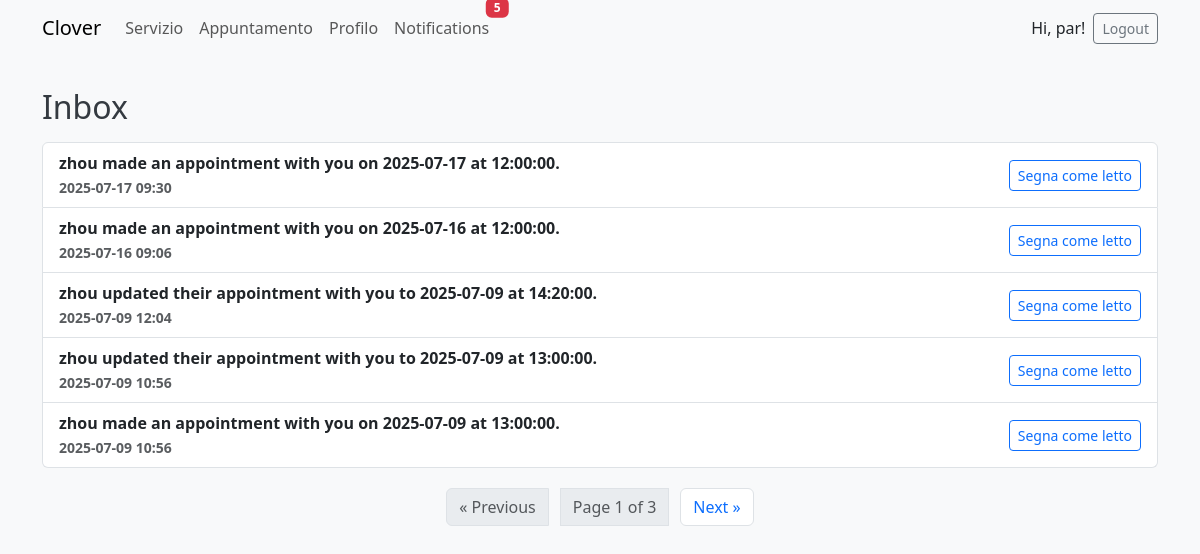
The app's page /notifications/ (signed in), older data.
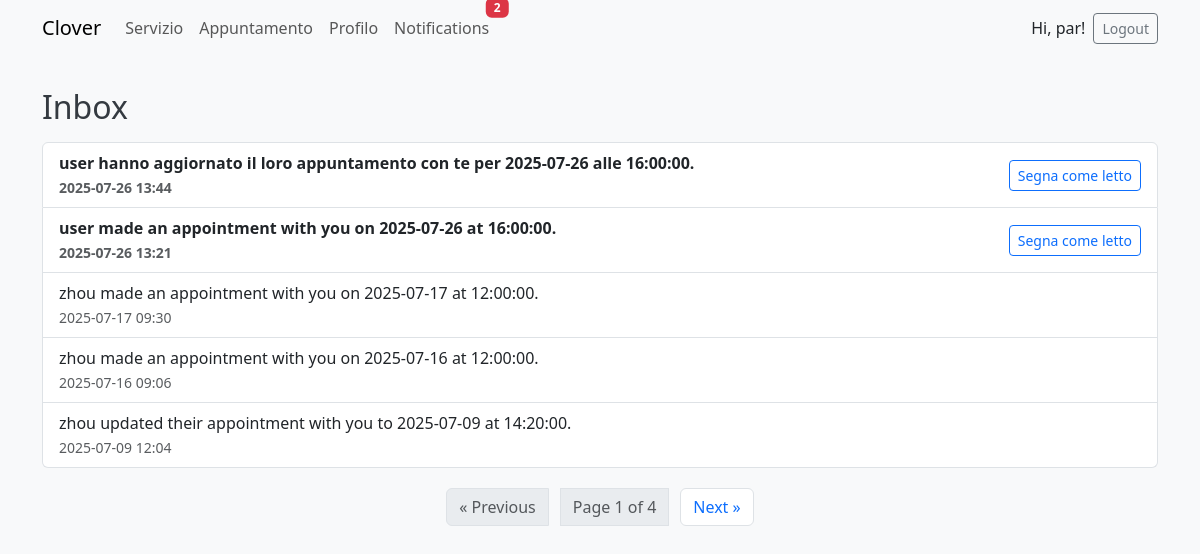
The same page, newer data.
### notifications/models.py (models this page shows, shortened)
class Notification(models.Model):
    recipient = models.ForeignKey(User, on_delete=models.CASCADE, related_name='notifications')
    message = models.TextField()
    created_at = models.DateTimeField(auto_now_add=True)
    is_read = models.BooleanField(default=False)
    class Meta:
        ordering = ['-created_at']  # 最新通知排在前面

### notifications/views.py (the view)
# urls.py: path('', views.notification_list, name='notification-list'),
@login_required
def notification_list(request):
    notification_qs = Notification.objects.filter(recipient=request.user).order_by('-created_at')
    paginator = Paginator(notification_qs, 5)
    page_number = request.GET.get('page')
    page_obj = paginator.get_page(page_number)
    return render(request, 'notifications/inbox.html', {
        'page_obj': page_obj,
    })

### notifications/context_processors.py (called while the page is built)
def unread_notification_count(request):
    if request.user.is_authenticated:
        count = Notification.objects.filter(recipient=request.user, is_read=False).count()
        return {'unread_notification_count': count}
    return {}

### templates/notifications/inbox.html (shortened to what this page needs)
{% extends 'base.html' %}
{% load widget_tweaks %}
{% block content %}
<h2>Inbox</h2>
{% if page_obj.object_list %}
  <ul class="list-group mb-3">
    {% for notification in page_obj.object_list %}
      <li class="list-group-item d-flex justify-content-between align-items-center
          {% if not notification.is_read %} fw-bold {% endif %}">
        <div>
          {{ notification.message }} <br>
          <small class="text-muted">{{ notification.created_at|date:"Y-m-d H:i" }}</small>
        </div>
        {% if not notification.is_read %}
          <form method="post" action="{% url 'notification-read' notification.pk %}" class="mb-0">
            <button type="submit" class="btn btn-sm btn-outline-primary">Segna come letto</button>
          </form>
        {% endif %}
      </li>
    {% endfor %}
  </ul>
  <nav aria-label="Notification pagination">
    <ul class="pagination justify-content-center">
      {% if page_obj.has_previous %}
        <li class="page-item">
          <a class="page-link" href="?page={{ page_obj.previous_page_number }}" aria-label="Previous">
            &laquo; Previous
          </a>
        </li>
      {% else %}
        <li class="page-item disabled">
          <span class="page-link">&laquo; Previous</span>
        </li>
      {% endif %}
      <li class="page-item disabled">
        <span class="page-link">
          Page {{ page_obj.number }} of {{ page_obj.paginator.num_pages }}
        </span>
      </li>
      {% if page_obj.has_next %}
        <li class="page-item">
          <a class="page-link" href="?page={{ page_obj.next_page_number }}" aria-label="Next">
            Next &raquo;
          </a>
        </li>
      {% else %}
        <li class="page-item disabled">
          <span class="page-link">Next &raquo;</span>
        </li>
      {% endif %}
    </ul>
  </nav>
{% else %}
  <p class="text-center text-muted">Nessuna notifica.</p>
{% endif %}
{% endblock %}

### templates/base.html (shortened to what this page needs)
<!DOCTYPE html>
<html lang="it">
<head>
    {% load widget_tweaks %}
    {% load static %}
    <link href="https://cdn.jsdelivr.net/npm/bootstrap@5.3.0/dist/css/bootstrap.min.css" rel="stylesheet">
    <link rel="stylesheet" href="{% static 'css/style.css' %}">
</head>
<body>
<nav class="navbar navbar-expand-lg navbar-light bg-light mb-4">
  <div class="container">
    <a class="navbar-brand" href="{% url 'home' %}">Clover</a>
    <div class="collapse navbar-collapse" id="navbarNav">
      <ul class="navbar-nav me-auto mb-2 mb-lg-0">
        {% if user.is_authenticated %}
            {% if user.profile and user.profile.is_barber %}
                <li class="nav-item">
                  <a class="nav-link" href="{% url 'service-list' %}">Servizio</a>
                </li>
            {% endif %}
            <li class="nav-item">
              <a class="nav-link" href="{% url 'appointment-list' %}">Appuntamento</a>
            </li>
            <li class="nav-item">
              <a class="nav-link" href="{% url 'profile' %}">Profilo</a>
            </li>
            <li class="nav-item">
              <a class="nav-link position-relative" href="{% url 'notification-list' %}">
                Notifications
                {% if unread_notification_count > 0 %}
                  <span class="badge bg-danger position-absolute top-0 start-100 translate-middle">
                    {{ unread_notification_count }}
                  </span>
                {% endif %}
              </a>
            </li>
        {% endif %}
      </ul>
      <ul class="navbar-nav ms-auto">
        {% if user.is_authenticated %}
          <li class="nav-item d-flex align-items-center">
            <span class="me-2">Hi, {{ user.username }}!</span>
            <form action="{% url 'logout' %}" method="post" class="d-inline">
              <button type="submit" class="btn btn-outline-secondary btn-sm">Logout</button>
            </form>
          </li>
        {% endif %}
      </ul>
    </div>
  </div>
</nav>
<div class="container">
  {% block content %}
  {% endblock %}
</div>
</body>
</html>

### static/css/style.css (style rules this page uses)
body { background-color: #f8f9fa; font-family: 'Segoe UI', Tahoma, sans-serif; }
h1, h2, h3 { color: #343a40; margin-top: 1em; margin-bottom: 0.5em; }
.pagination { margin-top: 20px; display: flex; justify-content: center; gap: 12px; }
.pagination a { padding: 6px 12px; border: 1px solid #dee2e6; border-radius: 6px; text-decoration: none; color: #0d6efd; transition: all 0.2s ease; }

Row changes from the older to the newer data that the page shows:
no longer on this page (row edited): Notification: message "zhou updated their appointment with you to 2025-07-09 at 13:00:00.", created_at "2025-07-09 10:56", is_read "Segna come letto"
no longer on this page (row edited): Notification: message "zhou made an appointment with you on 2025-07-09 at 13:00:00.", created_at "2025-07-09 10:56", is_read "Segna come letto"
added Notification: message "user hanno aggiornato il loro appuntamento con te per 2025-07-26 alle 16:00:00.", created_at "2025-07-26 13:44", is_read "Segna come letto"
added Notification: message "user made an appointment with you on 2025-07-26 at 16:00:00.", created_at "2025-07-26 13:21", is_read "Segna come letto"
changed Notification "zhou made an appointment with you on 2025-07-17 at 12:00:00.": no longer shows "Segna come letto"
changed Notification "zhou made an appointment with you on 2025-07-16 at 12:00:00.": no longer shows "Segna come letto"
changed Notification "zhou updated their appointment with you to 2025-07-09 at 14:20:00.": no longer shows "Segna come letto"
Text that changed along with them:
{{ unread_notification_count }}: "5" → "2"
{{ page_obj.paginator.num_pages }}: "3" → "4"
